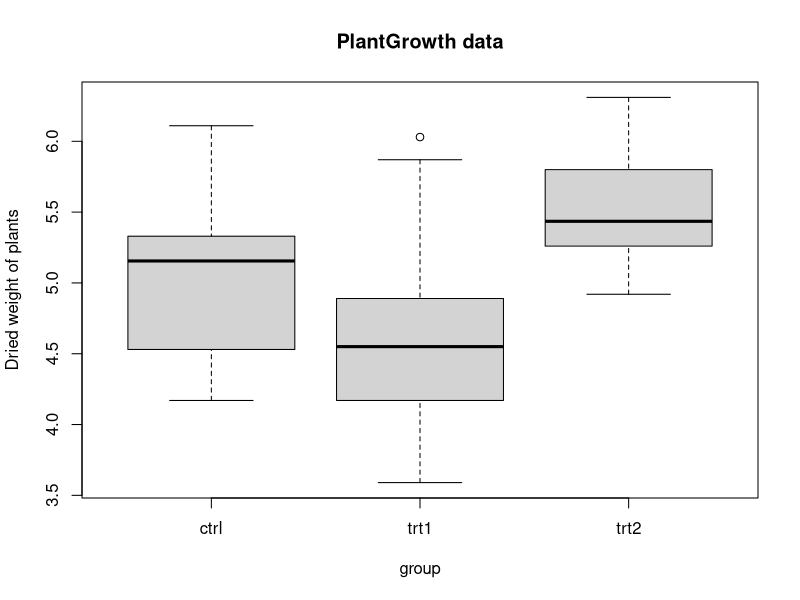
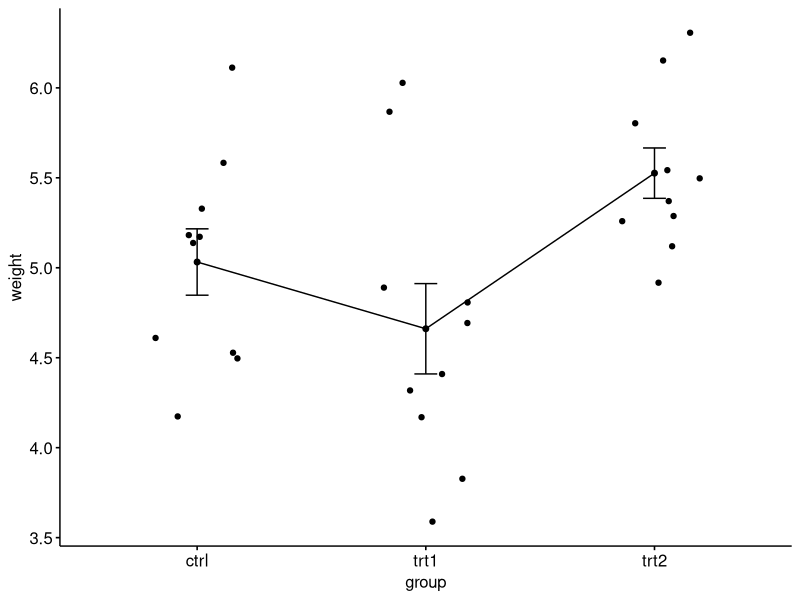

Generate these figures, in order, with R:
# One way ANOVA
# Importing the dataset
plantgrowth <- PlantGrowth

# Importing the dplyr library
library(dplyr)

# Computing the group means, sd and se
stats <- plantgrowth %>%
  group_by(group) %>%
  summarise(
    mean = mean(weight),
    sd = sd(weight),
    se = sd(weight) / sqrt(n())
    
  )
print(stats)


# Creating group wise box plots
boxplot(weight ~ group, 
        data = PlantGrowth, 
        main = "PlantGrowth data",
        ylab = "Dried weight of plants", 
        col = "lightgray"
)

# Visualizing/Creating mean plot
install.packages("ggpubr")
library(ggpubr)
ggline(plantgrowth,
       x = "group",
       y = "weight",
       add = c("mean_se", "jitter")
       )

# Running the One-way ANOVA test
anova <- aov(weight ~ group, data = plantgrowth)
summary(anova)
